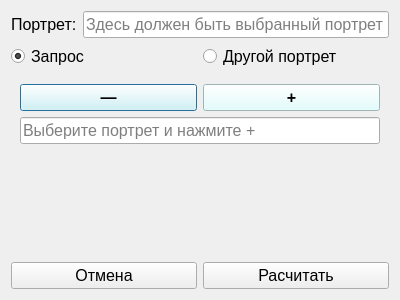
<?xml version="1.0" encoding="UTF-8"?>
<ui version="4.0">
 <class>MatchLevelWindow</class>
 <widget class="QDialog" name="MatchLevelWindow">
  <property name="geometry">
   <rect>
    <x>0</x>
    <y>0</y>
    <width>400</width>
    <height>300</height>
   </rect>
  </property>
  <property name="font">
   <font>
    <pointsize>12</pointsize>
   </font>
  </property>
  <property name="windowTitle">
   <string>Расчет схожести</string>
  </property>
  <layout class="QVBoxLayout" name="verticalLayout">
   <item>
    <layout class="QHBoxLayout" name="horizontalLayout">
     <item>
      <widget class="QLabel" name="docLabel">
       <property name="text">
        <string>Портрет:</string>
       </property>
      </widget>
     </item>
     <item>
      <widget class="QLineEdit" name="docName_1">
       <property name="text">
        <string/>
       </property>
       <property name="readOnly">
        <bool>true</bool>
       </property>
       <property name="placeholderText">
        <string>Здесь должен быть выбранный портрет</string>
       </property>
      </widget>
     </item>
    </layout>
   </item>
   <item>
    <layout class="QHBoxLayout" name="radioButtonsLayout">
     <item>
      <widget class="QRadioButton" name="requestTextButton">
       <property name="text">
        <string>Запрос</string>
       </property>
       <property name="checked">
        <bool>true</bool>
       </property>
      </widget>
     </item>
     <item>
      <widget class="QRadioButton" name="requestDocButton">
       <property name="text">
        <string>Другой портрет</string>
       </property>
      </widget>
     </item>
    </layout>
   </item>
   <item>
    <widget class="QStackedWidget" name="stackedWidget">
     <property name="currentIndex">
      <number>1</number>
     </property>
     <widget class="QWidget" name="requestTextPage">
      <layout class="QVBoxLayout" name="verticalLayout_2">
       <item>
        <layout class="QHBoxLayout" name="requestLayout">
         <item>
          <widget class="QLabel" name="requestLabel">
           <property name="sizePolicy">
            <sizepolicy hsizetype="Preferred" vsizetype="Fixed">
             <horstretch>0</horstretch>
             <verstretch>0</verstretch>
            </sizepolicy>
           </property>
           <property name="text">
            <string>Текст Запроса:</string>
           </property>
          </widget>
         </item>
         <item>
          <widget class="QLineEdit" name="requestInput">
           <property name="placeholderText">
            <string>Введите текст запроса</string>
           </property>
          </widget>
         </item>
        </layout>
       </item>
       <item>
        <spacer name="verticalSpacer_2">
         <property name="orientation">
          <enum>Qt::Vertical</enum>
         </property>
         <property name="sizeHint" stdset="0">
          <size>
           <width>20</width>
           <height>40</height>
          </size>
         </property>
        </spacer>
       </item>
      </layout>
     </widget>
     <widget class="QWidget" name="requestDocPage">
      <layout class="QVBoxLayout" name="verticalLayout_3">
       <item>
        <layout class="QHBoxLayout" name="buttonsLayout_1">
         <item>
          <widget class="QPushButton" name="removeButton">
           <property name="font">
            <font>
             <pointsize>12</pointsize>
             <bold>true</bold>
            </font>
           </property>
           <property name="styleSheet">
            <string notr="true">#removeButton {
 	background-color: rgb(220, 255, 254);
	color: black;
	font-size: 12;
    font-style: bold;
}

#removeButton:hover {
	background-color:rgb(173, 200, 203) ;
}</string>
           </property>
           <property name="text">
            <string>—</string>
           </property>
          </widget>
         </item>
         <item>
          <widget class="QPushButton" name="addButton">
           <property name="font">
            <font>
             <pointsize>12</pointsize>
             <bold>true</bold>
            </font>
           </property>
           <property name="styleSheet">
            <string notr="true">#addButton {
 	background-color: rgb(220, 255, 254);
	color: black;
    font-size: 12;
    font-style: bold;
}

#addButton:hover {
	background-color:rgb(173, 200, 203) ;
}</string>
           </property>
           <property name="text">
            <string>+</string>
           </property>
          </widget>
         </item>
        </layout>
       </item>
       <item>
        <widget class="QLineEdit" name="docName_2">
         <property name="readOnly">
          <bool>true</bool>
         </property>
         <property name="placeholderText">
          <string>Выберите портрет и нажмите +</string>
         </property>
        </widget>
       </item>
       <item>
        <layout class="QHBoxLayout" name="resultLayout">
         <property name="topMargin">
          <number>0</number>
         </property>
        </layout>
       </item>
       <item>
        <spacer name="verticalSpacer">
         <property name="orientation">
          <enum>Qt::Vertical</enum>
         </property>
         <property name="sizeHint" stdset="0">
          <size>
           <width>20</width>
           <height>40</height>
          </size>
         </property>
        </spacer>
       </item>
      </layout>
     </widget>
    </widget>
   </item>
   <item>
    <layout class="QHBoxLayout" name="buttonsLayout_2">
     <item>
      <widget class="QPushButton" name="cancelButton">
       <property name="font">
        <font>
         <pointsize>12</pointsize>
         <bold>false</bold>
        </font>
       </property>
       <property name="styleSheet">
        <string notr="true"/>
       </property>
       <property name="text">
        <string>Отмена</string>
       </property>
      </widget>
     </item>
     <item>
      <widget class="QPushButton" name="applyButton">
       <property name="font">
        <font>
         <pointsize>12</pointsize>
         <bold>false</bold>
        </font>
       </property>
       <property name="styleSheet">
        <string notr="true"/>
       </property>
       <property name="text">
        <string>Расчитать</string>
       </property>
      </widget>
     </item>
    </layout>
   </item>
  </layout>
 </widget>
 <resources/>
 <connections/>
</ui>
